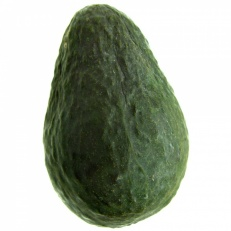
#> input picture img/avocat_001.jpg, 231 x 231 px, found by its file name
$ python -i main.py   (imports and definitions only)   (older library calls are emulated)
#> lines starting #> are read from the running program, lines starting #| are printed output that depends on the picture; after the words box and inside, x2 and y2 are one past the last pixel; in counts of white or black regions, pixels touching at a corner belong together; pictures that were not available may be replaced by others from this repository, and a replacement may not be noted
#!/usr/bin/env python3
# -*- coding: utf-8 -*-
import os, sys, uuid, cv2, argparse, shutil, glob, colorsys, mahotas, time, operator, functools, platform
from matplotlib import pyplot as plt
import numpy as np
import pandas as pd
from sklearn import metrics
from sklearn.model_selection import train_test_split, cross_val_score
from sklearn.metrics import confusion_matrix
from sklearn.neighbors import KNeighborsClassifier
from sklearn.cluster import KMeans
from collections import Counter, defaultdict
from sklearn import preprocessing
from sklearn.preprocessing import StandardScaler
import ctypes
import platform
import subprocess
import numpy as np
import os, glob


class ZernikeMoments:
    # [4 lines left out: function __init__, not called in this run]
    def describe(self, image):
        # return the Zernike moments for the image
        return mahotas.features.zernike_moments(image, self.radius)


# [106 lines left out: functions get_elongation, show_image, f_get_label, f_knn, f_majority_color, f_zernikes, not called in this run]


def f_elongation(path):
    '''
    1. Threshold: fruit forms in white color and background in black color
    2. Get elongation attribute by calling C++ executable
    '''
#> called with path = '../img/avocat_001.jpg'
    mu20_list, mu02_list, mu11_list = [], [], []

    for i, file in enumerate(sorted(glob.glob(os.path.join(path, '*.*')))):
        print("Processing for elongation: "+str(i+1)+" on 54", end='\r')
        img = cv2.imread('../img/'+file)
#> img is the input picture: shape (231, 231, 3); mean B, G, R 162.3, 176.1, 169.5
        result = cv2.cvtColor(img, cv2.COLOR_BGR2HSV)
#> result: shape (231, 231, 3); mean H, S, V 25.3, 45.5, 176.1
        lower = np.array([1, 45, 0])
        upper = np.array([255, 255, 255])
        result = cv2.inRange(result, lower, upper)
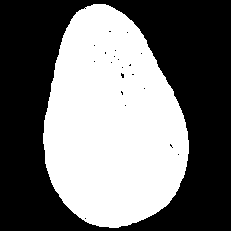
#> result: shape (231, 231); 45.3% white; 1 white region, box (x1, y1, x2, y2) and area: (43, 4, 189, 228) 24184
        kernel = cv2.getStructuringElement(cv2.MORPH_ELLIPSE, (9, 9))
        result = cv2.dilate(result, kernel)
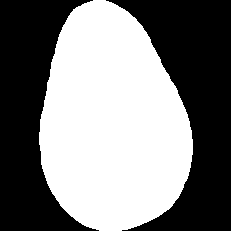
#> result: shape (231, 231); 50% white; 1 white region, box (x1, y1, x2, y2) and area: (39, 0, 193, 231) 26671
        resized = cv2.resize(result, (300, 250))
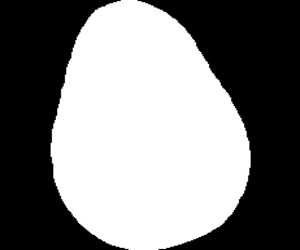
#> resized: shape (250, 300); min 0, max 255, mean 127.5
        resized[resized > 0] = 255
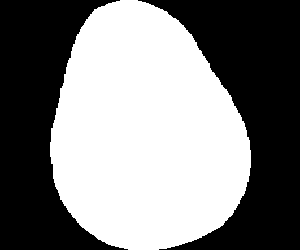
#> resized: shape (250, 300); 50.6% white; 2 black regions, box (x1, y1, x2, y2) and area: (138, 0, 300, 250) 19896, (0, 0, 128, 250) 17125
        m = cv2.moments(resized)
#> m = moments, m00 9684645, centre m10/m00, m01/m00 = (145.6, 132.5)

        mu20_list.append(m['mu20'])
        mu02_list.append(m['mu02'])
        mu11_list.append(m['mu11'])

    # Convertir las listas en arrays numpy
    mu20 = np.array(mu20_list, dtype=np.float64)
#> mu20 = [2.34e+10]
    mu02 = np.array(mu02_list, dtype=np.float64)
#> mu02 = [3.82e+10]
    mu11 = np.array(mu11_list, dtype=np.float64)
#> mu11 = [3.42e+09]

    # Convertir los arrays a strings para pasarlos como argumentos
    mu20_str = " ".join(map(str, mu20))
    mu02_str = " ".join(map(str, mu02))
    mu11_str = " ".join(map(str, mu11))

    # Ejecutar el archivo ejecutable C++ con los parámetros necesarios
    try:
#> (the run stopped early here; a loop or call above may not have finished)

$ run again, on img/avocat_005.jpg
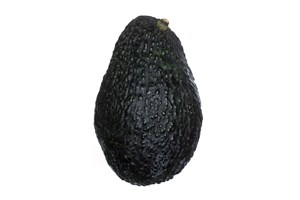
#> input picture img/avocat_005.jpg, 300 x 200 px, found by its file name
#> in f_elongation, img is the input picture: shape (200, 300, 3); mean B, G, R 206.7, 206.6, 206.1
#> in f_elongation, `result = cv2.inRange(result, lower, upper)`:
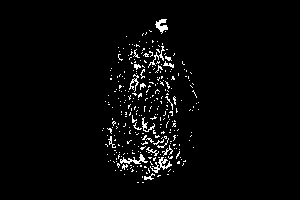
#> result: shape (200, 300); 3% white in thin lines or dots, all inside (x1, y1, x2, y2) = (102, 19, 199, 183)
#> in f_elongation, `resized[resized > 0] = 255`:
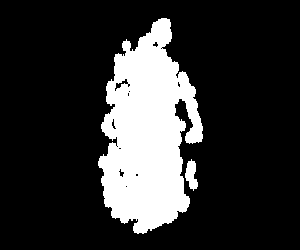
#> resized: shape (250, 300); 19.4% white; 2 white regions, box (x1, y1, x2, y2) and area: (98, 18, 203, 234) 14306, (185, 159, 198, 191) 255
#> m = moments, m00 3713055, centre m10/m00, m01/m00 = (147.9, 134)
#> mu20 = [2.11e+09]
#> mu02 = [1.02e+10]
#> mu11 = [-284980214.2]

$ run again, on img/avocat_006.jpg
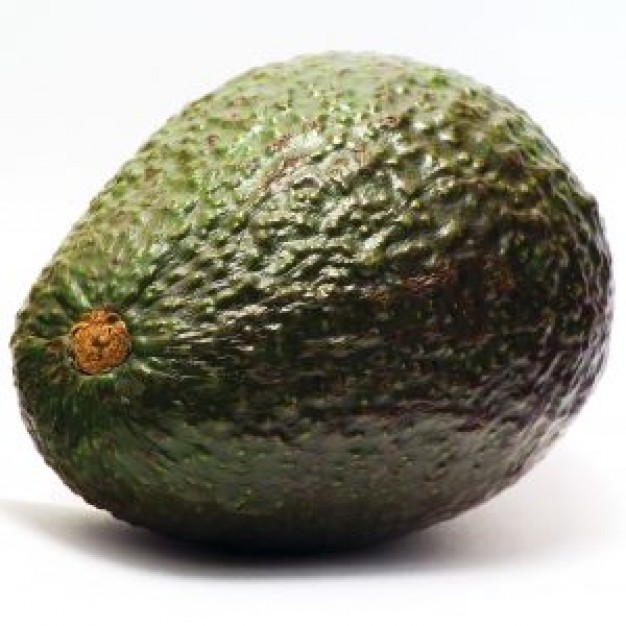
#> input picture img/avocat_006.jpg, 626 x 626 px, found by its file name
#> in f_elongation, img is the input picture: shape (626, 626, 3); mean B, G, R 134.2, 148.4, 150.3
#> in f_elongation, `result = cv2.inRange(result, lower, upper)`:
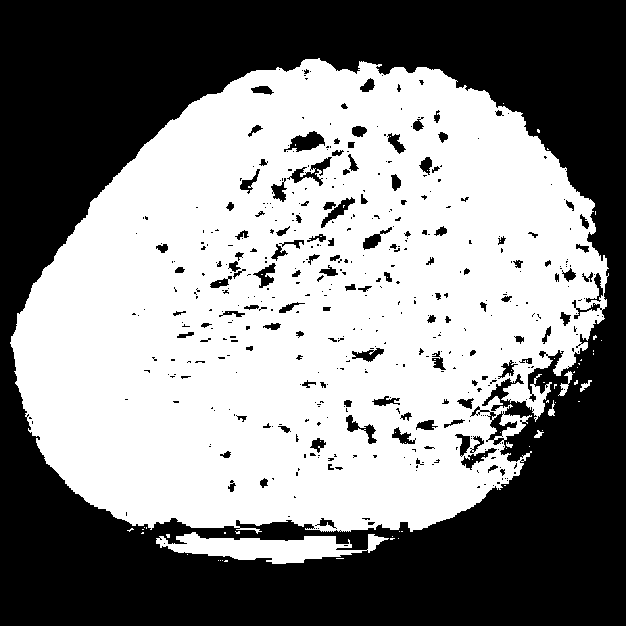
#> result: shape (626, 626); 52.6% white; 460 black regions (336 under 20 px), largest, box (x1, y1, x2, y2) and area: (0, 0, 626, 626) 175027, (284, 131, 325, 152) 457, (287, 157, 332, 186) 389
#> in f_elongation, `resized[resized > 0] = 255`:
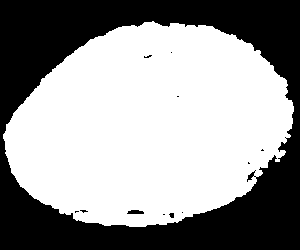
#> resized: shape (250, 300); 59.3% white; 12 black regions (9 under 20 px), largest, box (x1, y1, x2, y2) and area: (0, 0, 300, 250) 30371, (127, 210, 144, 214) 56, (169, 213, 174, 218) 20
#> m = moments, m00 11349795, centre m10/m00, m01/m00 = (149.6, 125.3)
#> mu20 = [5.71e+10]
#> mu02 = [2.92e+10]
#> mu11 = [-6.5e+09]

$ run again, on img/avocat_007.jpg
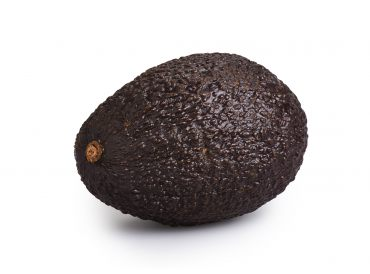
#> input picture img/avocat_007.jpg, 370 x 274 px, found by its file name
#> in f_elongation, img is the input picture: shape (274, 370, 3); mean B, G, R 190, 189.9, 194.1
#> in f_elongation, `result = cv2.inRange(result, lower, upper)`:
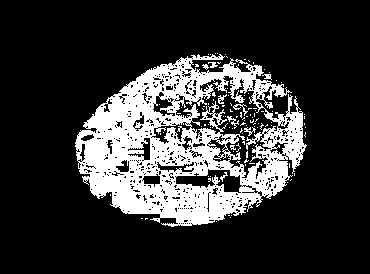
#> result: shape (274, 370); 20.2% white; 108 white regions (99 under 20 px), largest, box (x1, y1, x2, y2) and area: (75, 54, 307, 227) 19870, (233, 104, 248, 116) 50, (227, 116, 239, 129) 50
#> in f_elongation, `resized[resized > 0] = 255`:
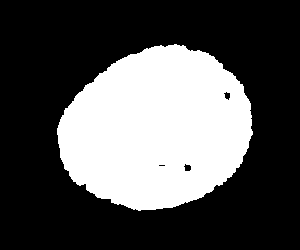
#> resized: shape (250, 300); 32.4% white; 1 white region, box (x1, y1, x2, y2) and area: (57, 44, 253, 211) 24321
#> m = moments, m00 6201855, centre m10/m00, m01/m00 = (156.2, 128.7)
#> mu20 = [1.45e+10]
#> mu02 = [1.02e+10]
#> mu11 = [-1.43e+09]
